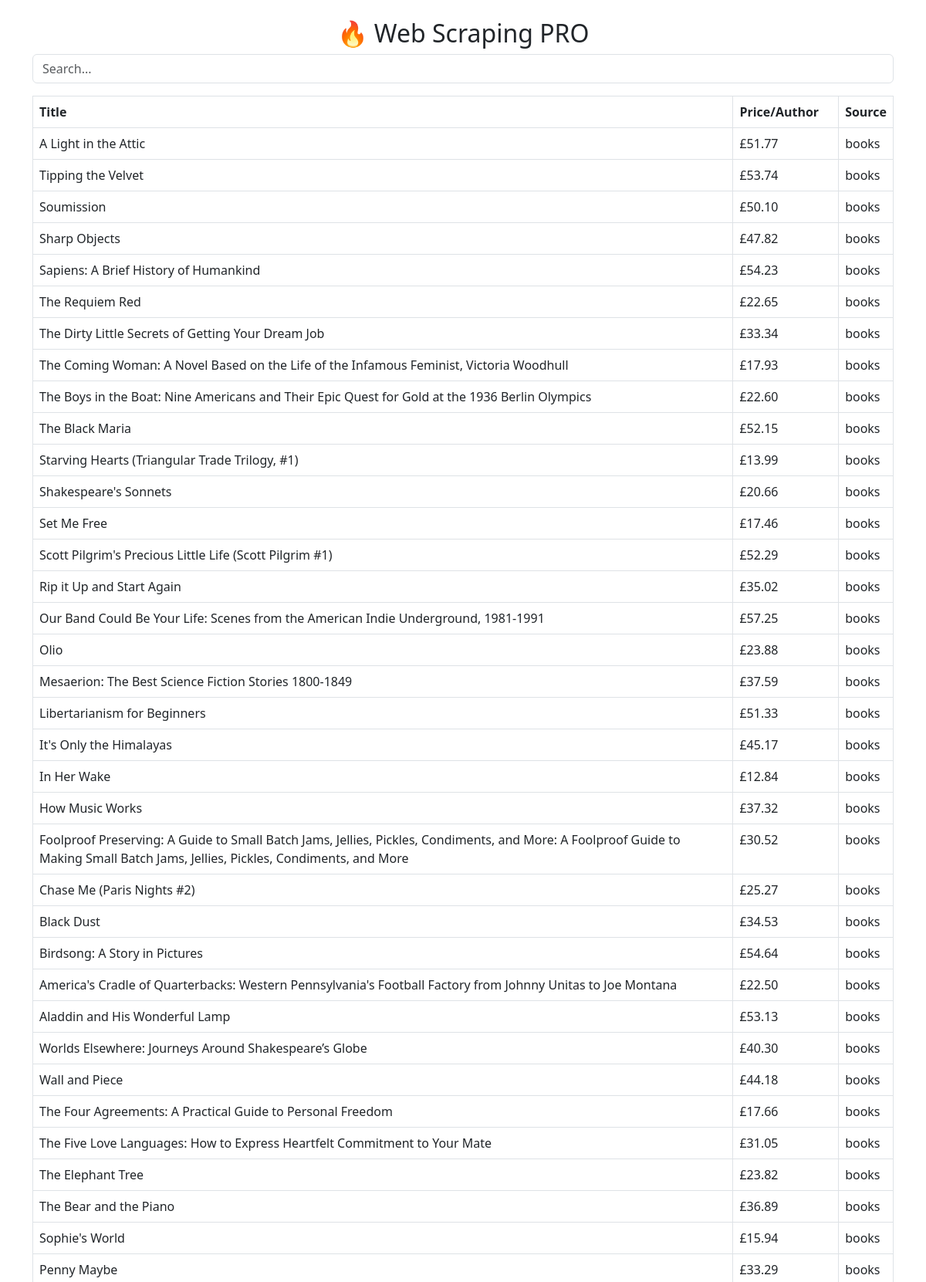
The page / (upper part) on the database its author committed.
### tables this page shows
CREATE TABLE products (
            id INTEGER PRIMARY KEY AUTOINCREMENT,
            title TEXT,
            price TEXT,
            source TEXT
        );

### app.py (the view)
@app.route("/")
def home():
    data = query_db()
    return render_template("index.html", products=data)

### app.py (called while the page is built)
def query_db(keyword=None):
    conn = sqlite3.connect("database/products.db")
    cursor = conn.cursor()
    query = "SELECT title, price, source FROM products WHERE 1=1"
    params = []
    if keyword:
        query += " AND title LIKE ?"
        params.append(f"%{keyword}%")
    cursor.execute(query, params)
    data = cursor.fetchall()
    conn.close()
    return data

### templates/index.html (shortened to what this page needs)
<!DOCTYPE html>
<html>
<head>
    <link href="https://cdn.jsdelivr.net/npm/bootstrap@5.3.0/dist/css/bootstrap.min.css" rel="stylesheet">
</head>
<body class="container mt-4">
<h2 class="text-center">🔥 Web Scraping PRO</h2>
<input class="form-control mb-3" id="search" onkeyup="searchRealtime()" placeholder="Search...">
<table class="table table-bordered">
<thead>
<tr>
    <th>Title</th>
    <th>Price/Author</th>
    <th>Source</th>
</tr>
</thead>
<tbody id="table-body">
{% for p in products %}
<tr>
    <td>{{ p[0] }}</td>
    <td>{{ p[1] }}</td>
    <td>{{ p[2] }}</td>
</tr>
{% endfor %}
</tbody>
</table>
</body>
</html>

### rows shown on the page
products: title "A Light in the Attic", price "£51.77", source "books"
products: title "Tipping the Velvet", price "£53.74", source "books"
products: title "Soumission", price "£50.10", source "books"
products: title "Sharp Objects", price "£47.82", source "books"
products: title "Sapiens: A Brief History of Humankind", price "£54.23", source "books"
products: title "The Requiem Red", price "£22.65", source "books"
products: title "The Dirty Little Secrets of Getting Your Dream Job", price "£33.34", source "books"
products: title "The Coming Woman: A Novel Based on the Life of the Infamous Feminist, Victoria Woodhull", price "£17.93", source "books"
products: title "The Boys in the Boat: Nine Americans and Their Epic Quest for Gold at the 1936 Berlin Olympics", price "£22.60", source "books"
products: title "The Black Maria", price "£52.15", source "books"
products: title "Starving Hearts (Triangular Trade Trilogy, #1)", price "£13.99", source "books"
products: title "Shakespeare's Sonnets", price "£20.66", source "books"
products: title "Set Me Free", price "£17.46", source "books"
products: title "Scott Pilgrim's Precious Little Life (Scott Pilgrim #1)", price "£52.29", source "books"
products: title "Rip it Up and Start Again", price "£35.02", source "books"
products: title "Our Band Could Be Your Life: Scenes from the American Indie Underground, 1981-1991", price "£57.25", source "books"
products: title "Olio", price "£23.88", source "books"
products: title "Mesaerion: The Best Science Fiction Stories 1800-1849", price "£37.59", source "books"
products: title "Libertarianism for Beginners", price "£51.33", source "books"
products: title "It's Only the Himalayas", price "£45.17", source "books"
products: title "In Her Wake", price "£12.84", source "books"
products: title "How Music Works", price "£37.32", source "books"
products: title "Foolproof Preserving: A Guide to Small Batch Jams, Jellies, Pickles, Condiments, and More: A Foolproof Guide to Making Small Batch Jams, Jellies, Pickles, Condiments, and More", price "£30.52", source "books"
products: title "Chase Me (Paris Nights #2)", price "£25.27", source "books"
products: title "Black Dust", price "£34.53", source "books"
products: title "Birdsong: A Story in Pictures", price "£54.64", source "books"
products: title "America's Cradle of Quarterbacks: Western Pennsylvania's Football Factory from Johnny Unitas to Joe Montana", price "£22.50", source "books"
products: title "Aladdin and His Wonderful Lamp", price "£53.13", source "books"
products: title "Worlds Elsewhere: Journeys Around Shakespeare’s Globe", price "£40.30", source "books"
products: title "Wall and Piece", price "£44.18", source "books"
products: title "The Four Agreements: A Practical Guide to Personal Freedom", price "£17.66", source "books"
products: title "The Five Love Languages: How to Express Heartfelt Commitment to Your Mate", price "£31.05", source "books"
products: title "The Elephant Tree", price "£23.82", source "books"
products: title "The Bear and the Piano", price "£36.89", source "books"
products: title "Sophie's World", price "£15.94", source "books"
products: title "Penny Maybe", price "£33.29", source "books"
